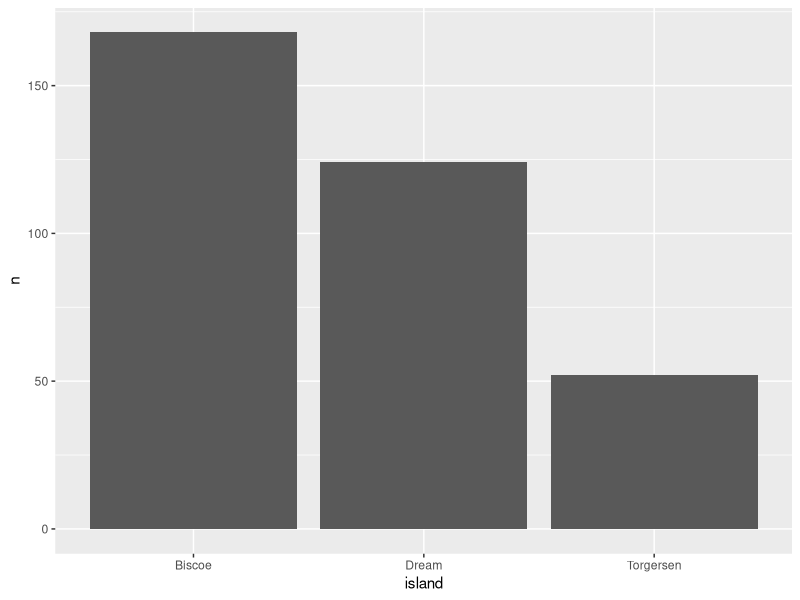

Generate this figure with R:
## ---- chunk 1
library(tidyverse)
library(palmerpenguins)
## ---- chunk 2
penguins |> 
  count(island)
## ---- chunk 3
penguins |> 
  count(island) |> 
  ggplot(
    aes(
      x = island,
      y = n
    )
  ) +
  geom_col()
